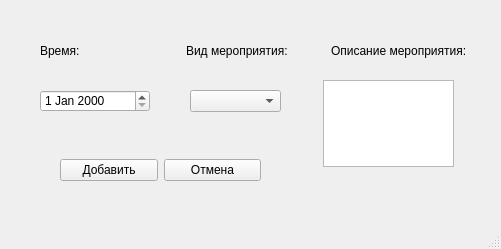
<?xml version="1.0" encoding="UTF-8"?>
<ui version="4.0">
 <class>MainWindow</class>
 <widget class="QMainWindow" name="MainWindow">
  <property name="geometry">
   <rect>
    <x>0</x>
    <y>0</y>
    <width>501</width>
    <height>249</height>
   </rect>
  </property>
  <property name="windowTitle">
   <string>Добавить мероприятие</string>
  </property>
  <widget class="QWidget" name="centralwidget">
   <widget class="QDateEdit" name="dateEdit">
    <property name="geometry">
     <rect>
      <x>40</x>
      <y>90</y>
      <width>110</width>
      <height>22</height>
     </rect>
    </property>
   </widget>
   <widget class="QComboBox" name="comboBox">
    <property name="geometry">
     <rect>
      <x>190</x>
      <y>90</y>
      <width>91</width>
      <height>22</height>
     </rect>
    </property>
   </widget>
   <widget class="QPlainTextEdit" name="plainTextEdit">
    <property name="geometry">
     <rect>
      <x>323</x>
      <y>80</y>
      <width>131</width>
      <height>87</height>
     </rect>
    </property>
   </widget>
   <widget class="QWidget" name="horizontalLayoutWidget">
    <property name="geometry">
     <rect>
      <x>40</x>
      <y>30</y>
      <width>431</width>
      <height>41</height>
     </rect>
    </property>
    <layout class="QHBoxLayout" name="horizontalLayout">
     <item>
      <widget class="QLabel" name="label">
       <property name="text">
        <string>Время:</string>
       </property>
      </widget>
     </item>
     <item>
      <widget class="QLabel" name="label_2">
       <property name="text">
        <string>Вид мероприятия:</string>
       </property>
      </widget>
     </item>
     <item>
      <widget class="QLabel" name="label_3">
       <property name="text">
        <string>Описание мероприятия:</string>
       </property>
      </widget>
     </item>
    </layout>
   </widget>
   <widget class="QWidget" name="horizontalLayoutWidget_2">
    <property name="geometry">
     <rect>
      <x>60</x>
      <y>150</y>
      <width>201</width>
      <height>41</height>
     </rect>
    </property>
    <layout class="QHBoxLayout" name="horizontalLayout_2">
     <item>
      <widget class="QPushButton" name="add_btn">
       <property name="text">
        <string>Добавить</string>
       </property>
      </widget>
     </item>
     <item>
      <widget class="QPushButton" name="cancel_btn">
       <property name="text">
        <string>Отмена</string>
       </property>
      </widget>
     </item>
    </layout>
   </widget>
  </widget>
  <widget class="QMenuBar" name="menubar">
   <property name="geometry">
    <rect>
     <x>0</x>
     <y>0</y>
     <width>501</width>
     <height>26</height>
    </rect>
   </property>
  </widget>
  <widget class="QStatusBar" name="statusbar"/>
 </widget>
 <resources/>
 <connections/>
</ui>
